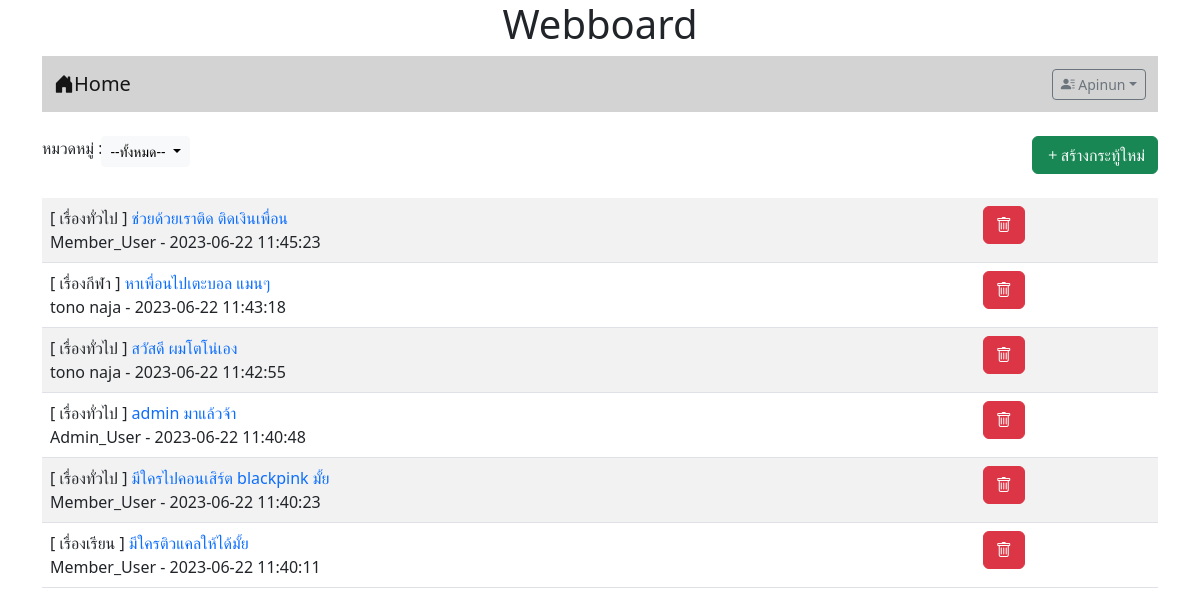
The app's page /index.php (signed in) with its own data.
### tables this page shows
CREATE TABLE `post` (
  `id` int(11) NOT NULL,
  `title` varchar(128) DEFAULT NULL,
  `content` varchar(2048) DEFAULT NULL,
  `post_date` datetime DEFAULT NULL,
  `cat_id` int(11) DEFAULT NULL,
  `user_id` int(11) DEFAULT NULL
);

CREATE TABLE `category` (
  `id` int(11) NOT NULL,
  `name` varchar(32) DEFAULT NULL
);

CREATE TABLE `user` (
  `id` int(11) NOT NULL,
  `login` varchar(32) DEFAULT NULL,
  `password` varchar(64) DEFAULT NULL,
  `name` varchar(64) DEFAULT NULL,
  `gender` char(11) DEFAULT NULL,
  `email` varchar(32) DEFAULT NULL,
  `role` char(1) DEFAULT NULL
);

### index.php (the view, shortened to what this page needs)
<!DOCTYPE html>
<html lang="en">
<head>
    <link rel="stylesheet" href="https://cdn.jsdelivr.net/npm/bootstrap-icons@1.9.1/font/bootstrap-icons.css">
    <link href="https://cdn.jsdelivr.net/npm/bootstrap@5.2.2/dist/css/bootstrap.min.css" rel="stylesheet">
</head>
<?php
if (!isset($_SESSION['id'])) {
?>
    <body>
        <div class="container">
            <h1 style="text-align: center;">Webboard</h1>
            <?php include "nav.php"; ?>
            <br>
            <div class="d-flex">
                <div class="input-group">
                    <label>หมวดหมู่ : </label>
                    <span class="dropdown">
                        <button class="btn btn-light dropdown-toggle btn-sm" type="button" id="button2" data-bs-toggle="dropdown" \ aria-expanded="false">
                            --ทั้งหมด--
                        </button>
                        <!-- <ul class="dropdown-menu" aria-labelledby="button2">
                        <li><a href="#" class="dropdown-item">ทั้งหมด</a></li>
                        <li><a href="#" class="dropdown-item">เรื่องทั่วไป</a></li>
                        <li><a href="#" class="dropdown-item">เรื่องร้องเรียน</a></li>
                    -->
                        <ul class="dropdown-menu" aria-labelledby="button2">
                            <?php
                            $conn = new PDO("mysql:host=localhost;dbname=webboard;charset=utf8", "root", "");
                            $sql = "SELECT * FROM category";
                            foreach ($conn->query($sql) as $row) {
                                echo "<li><a href='#' class='dropdown-item' value=" . $row['id'] . ">" . $row['name'] . "</a></li>";
                            }
                            $conn = null;
                            ?>
                        </ul>
                    </span>
                </div>
            </div>
            <br>
            <table class="table table-striped">
                <?php
                $conn = new PDO("mysql:host=localhost;dbname=webboard;charset=utf8", "root", "");
                $conn->exec("SET CHARACTER SET utf8");
                $data = $conn->query("SELECT p.id,p.title,p.content,p.post_date ,c.name,u.name FROM post p , user u , category c WHERE p.cat_id = c.id AND p.user_id = u.id order by p.id DESC;");
                if ($data !== false) {
                    while ($row = $data->fetch()) {
                        echo "<tr><td>";
                        echo "[ " . $row['4'] . " ] ";
                        echo "<a href=\"post.php?id=" . $row['0'] . "\" style=text-decoration:none>";
                        echo $row['1'] . "</a>";
                        echo "<br>";
                        echo $row['5'] . " - " . $row['3'];
                        echo "</td></tr>";
                    }
                }
                $conn = null;
                ?>
            </table>
        </div>
    </body>
<?php
} else {
?>
    <body>
        <div class="container">
            <h1 style="text-align: center;">Webboard</h1>
            <?php include "nav.php"; ?>
            <br>
            <div class="d-flex justify-content-between">
                <div class="input-group">
                    <label>หมวดหมู่ : </label>
                    <span class="dropdown">
                        <button class="btn btn-light dropdown-toggle btn-sm" type="button" id="button2" data-bs-toggle="dropdown" \ aria-expanded="false">
                            --ทั้งหมด--
                        </button>
                    </span>
                </div>
                <div class="flex-shrink-0">
                    <a class="btn btn-success bi bi-plus" href="newpost.php">สร้างกระทู้ใหม่</a>
                </div>
            </div>
            <br>
            <table class="table table-striped">
                <?php
                $conn = new PDO("mysql:host=localhost;dbname=webboard;charset=utf8", "root", "");
                $conn->exec("SET CHARACTER SET utf8");
                $data = $conn->query("SELECT p.id,p.title,p.content,p.post_date ,c.name,u.name FROM post p , user u , category c WHERE p.cat_id = c.id AND p.user_id = u.id order by p.id DESC;");
                if ($data !== false) {
                    while ($row = $data->fetch()) {
                        echo "<tr><td>";
                        echo "[ " . $row['4'] . " ] ";
                        echo "<a href=\"post.php?id=" . $row['0'] . "\" style=text-decoration:none>";
                        echo $row['1'] . "</a>";
                        echo "<br>";
                        echo $row['5'] . " - " . $row['3'];
                        if ($_SESSION["role"] == "a") {
                            echo "</td><td><a href=\"delete.php?id=" . $row['0'] . "\" class=\"btn btn-danger bi bi-trash\" onclick='return myFunction1();'></a>";
                        }
                        echo "</td></tr>";
                    }
                }
                ?>
            </table>
        </div>
    </body>
<?php
}
?>
</html>

### records on screen
post: category.name "เรื่องทั่วไป", title "ช่วยด้วยเราติด ติดเงินเพื่อน", user.name "Member_User", post_date "2023-06-22 11:45:23"
post: category.name "เรื่องกีฬา", title "หาเพื่อนไปเตะบอล แมนๆ", user.name "tono naja", post_date "2023-06-22 11:43:18"
post: category.name "เรื่องทั่วไป", title "สวัสดี ผมโตโน่เอง", user.name "tono naja", post_date "2023-06-22 11:42:55"
post: category.name "เรื่องทั่วไป", title "admin มาแล้วจ้า", user.name "Admin_User", post_date "2023-06-22 11:40:48"
post: category.name "เรื่องทั่วไป", title "มีใครไปคอนเสิร์ต blackpink มั้ย", user.name "Member_User", post_date "2023-06-22 11:40:23"
post: category.name "เรื่องเรียน", title "มีใครติวแคลให้ได้มั้ย", user.name "Member_User", post_date "2023-06-22 11:40:11"

### other values on screen
$_SESSION['username'] "Apinun"
